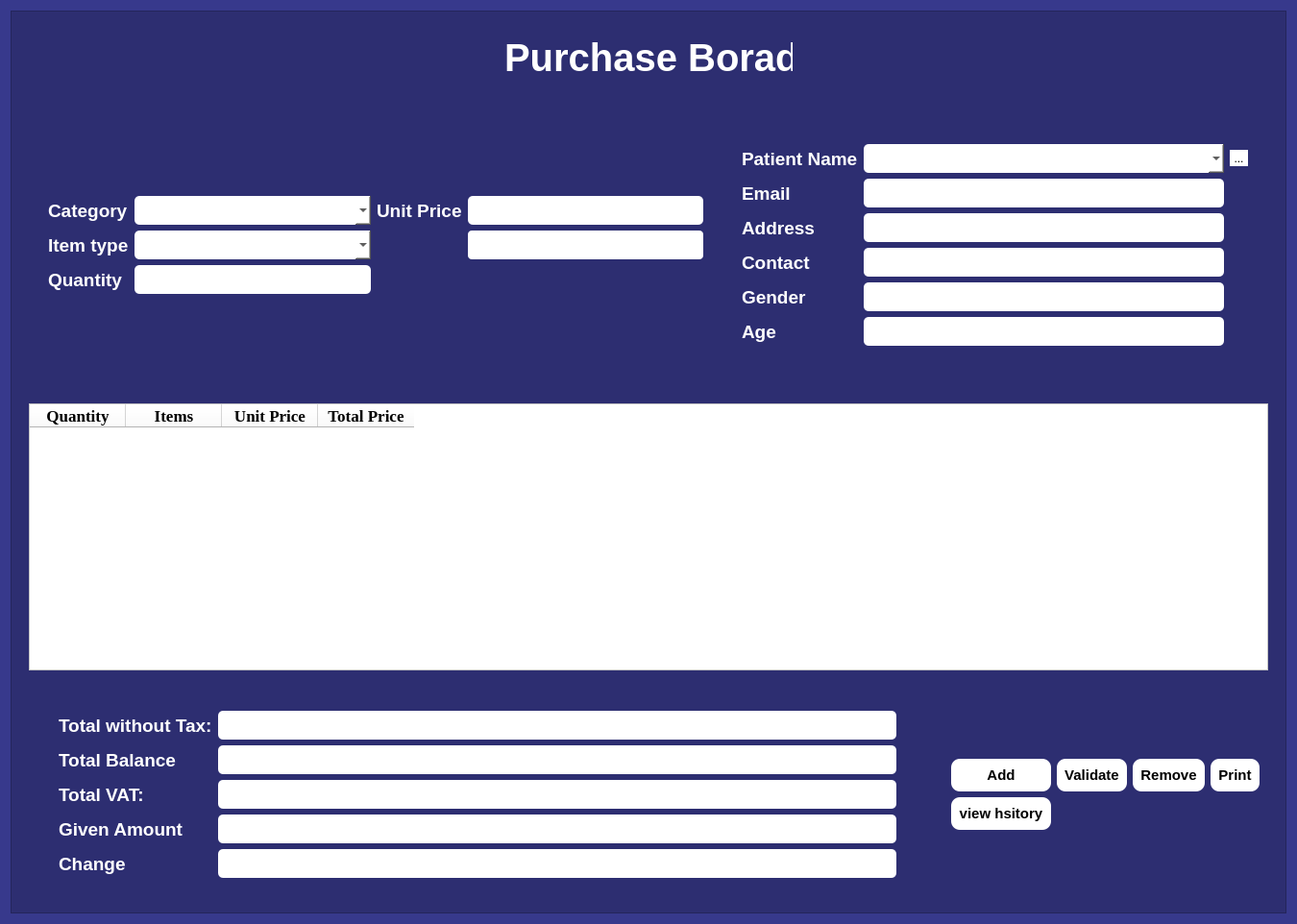
<?xml version="1.0" encoding="UTF-8"?>
<ui version="4.0">
 <class>Form</class>
 <widget class="QWidget" name="Form">
  <property name="geometry">
   <rect>
    <x>0</x>
    <y>0</y>
    <width>1349</width>
    <height>962</height>
   </rect>
  </property>
  <property name="windowTitle">
   <string>Form</string>
  </property>
  <property name="styleSheet">
   <string notr="true">#Form, #frame_2 ,#frame_3, #frame_4, #frame_6, #frame_7, #frame, #frame_5, #frame_8{
/*background-color: rgb(88, 162, 157);*/
background-color: rgba(44, 47, 134, 200);
color: rgb(255, 255, 255);
}

QWidget{
background-color: rgb(88, 162, 157);
}

QFrame{
color: rgb(255, 255, 255);
}

QLineEdit, QComboBox{
color: black;
}

QTableWidget{
	color: rgb(0, 0, 0);
	background-color: rgb(255, 255, 255);
}

QLineEdit, QComboBox, #toolButton{
	background-color: rgb(255, 255, 255);
}
#toolButton{
	color: rgb(0, 0, 0);
}</string>
  </property>
  <layout class="QVBoxLayout" name="verticalLayout_2">
   <item>
    <widget class="QFrame" name="frame">
     <property name="styleSheet">
      <string notr="true">background-color: rgba(0, 0, 0, 50);</string>
     </property>
     <property name="frameShape">
      <enum>QFrame::StyledPanel</enum>
     </property>
     <property name="frameShadow">
      <enum>QFrame::Raised</enum>
     </property>
     <layout class="QVBoxLayout" name="verticalLayout_4">
      <item>
       <widget class="QFrame" name="frame_2">
        <property name="minimumSize">
         <size>
          <width>1308</width>
          <height>0</height>
         </size>
        </property>
        <property name="font">
         <font>
          <pointsize>14</pointsize>
         </font>
        </property>
        <property name="styleSheet">
         <string notr="true">background-color: none;
border: none;</string>
        </property>
        <property name="frameShape">
         <enum>QFrame::StyledPanel</enum>
        </property>
        <property name="frameShadow">
         <enum>QFrame::Raised</enum>
        </property>
        <layout class="QHBoxLayout" name="horizontalLayout">
         <item alignment="Qt::AlignHCenter">
          <widget class="QLabel" name="label_6">
           <property name="minimumSize">
            <size>
             <width>60</width>
             <height>60</height>
            </size>
           </property>
           <property name="maximumSize">
            <size>
             <width>60</width>
             <height>60</height>
            </size>
           </property>
           <property name="styleSheet">
            <string notr="true"/>
           </property>
           <property name="text">
            <string/>
           </property>
           <property name="pixmap">
            <pixmap resource="../../static.qrc">:/logo/images/9827180.png</pixmap>
           </property>
           <property name="scaledContents">
            <bool>true</bool>
           </property>
          </widget>
         </item>
         <item alignment="Qt::AlignHCenter">
          <widget class="QLabel" name="label">
           <property name="minimumSize">
            <size>
             <width>234</width>
             <height>0</height>
            </size>
           </property>
           <property name="maximumSize">
            <size>
             <width>300</width>
             <height>16777215</height>
            </size>
           </property>
           <property name="font">
            <font>
             <pointsize>30</pointsize>
             <bold>true</bold>
            </font>
           </property>
           <property name="text">
            <string>Purchase Borad</string>
           </property>
          </widget>
         </item>
         <item alignment="Qt::AlignHCenter">
          <widget class="QLabel" name="label_2">
           <property name="minimumSize">
            <size>
             <width>60</width>
             <height>60</height>
            </size>
           </property>
           <property name="maximumSize">
            <size>
             <width>60</width>
             <height>60</height>
            </size>
           </property>
           <property name="styleSheet">
            <string notr="true"/>
           </property>
           <property name="text">
            <string/>
           </property>
           <property name="pixmap">
            <pixmap resource="../../static.qrc">:/logo/images/9827180.png</pixmap>
           </property>
           <property name="scaledContents">
            <bool>true</bool>
           </property>
          </widget>
         </item>
        </layout>
       </widget>
      </item>
      <item>
       <widget class="QFrame" name="frame_3">
        <property name="minimumSize">
         <size>
          <width>1200</width>
          <height>300</height>
         </size>
        </property>
        <property name="maximumSize">
         <size>
          <width>2000</width>
          <height>300</height>
         </size>
        </property>
        <property name="styleSheet">
         <string notr="true">background-color: none;
border: none;</string>
        </property>
        <property name="frameShape">
         <enum>QFrame::StyledPanel</enum>
        </property>
        <property name="frameShadow">
         <enum>QFrame::Raised</enum>
        </property>
        <layout class="QGridLayout" name="gridLayout_5">
         <item row="0" column="0">
          <widget class="QFrame" name="frame_4">
           <property name="minimumSize">
            <size>
             <width>700</width>
             <height>0</height>
            </size>
           </property>
           <property name="maximumSize">
            <size>
             <width>700</width>
             <height>16777215</height>
            </size>
           </property>
           <property name="styleSheet">
            <string notr="true">QLineEdit{
	border-radius: 4px;
	height: 20px;
	padding: 5px;

}

QComboBox{
	border-radius: 4px;
	height: 20px;
	padding: 5px;

}

#frame_4{
background-color: none;
border: none;

}</string>
           </property>
           <property name="frameShape">
            <enum>QFrame::StyledPanel</enum>
           </property>
           <property name="frameShadow">
            <enum>QFrame::Raised</enum>
           </property>
           <layout class="QGridLayout" name="gridLayout_7">
            <item row="0" column="0">
             <layout class="QGridLayout" name="gridLayout">
              <item row="0" column="0">
               <widget class="QLabel" name="label_3">
                <property name="font">
                 <font>
                  <pointsize>14</pointsize>
                  <bold>true</bold>
                 </font>
                </property>
                <property name="text">
                 <string>Category</string>
                </property>
               </widget>
              </item>
              <item row="0" column="1">
               <widget class="QComboBox" name="category">
                <property name="font">
                 <font>
                  <family>Manrope</family>
                  <pointsize>11</pointsize>
                  <italic>false</italic>
                  <bold>false</bold>
                 </font>
                </property>
                <property name="styleSheet">
                 <string notr="true">QComboBox{
	background-color: rgb(255, 255, 255);
	border-radius: 5px;
	padding: 5px;
	color: rgb(0, 0, 0);
	font: 11pt &quot;Manrope&quot;;
}

QComboBox::hover{
	background-color: rgb(255, 255, 255);
}</string>
                </property>
               </widget>
              </item>
              <item row="2" column="0">
               <widget class="QLabel" name="label_5">
                <property name="font">
                 <font>
                  <pointsize>14</pointsize>
                  <bold>true</bold>
                 </font>
                </property>
                <property name="text">
                 <string>Quantity</string>
                </property>
               </widget>
              </item>
              <item row="2" column="1">
               <widget class="QLineEdit" name="quantity">
                <property name="font">
                 <font>
                  <family>Manrope</family>
                  <pointsize>11</pointsize>
                  <italic>false</italic>
                  <bold>false</bold>
                 </font>
                </property>
                <property name="styleSheet">
                 <string notr="true">QLineEdit{
	background-color: rgb(255, 255, 255);
	border-radius: 5px;
	padding: 5px;
	color: rgb(0, 0, 0);
	font: 11pt &quot;Manrope&quot;;
}</string>
                </property>
               </widget>
              </item>
              <item row="0" column="2">
               <widget class="QLabel" name="label_7">
                <property name="font">
                 <font>
                  <pointsize>14</pointsize>
                  <bold>true</bold>
                 </font>
                </property>
                <property name="text">
                 <string>Unit Price</string>
                </property>
               </widget>
              </item>
              <item row="1" column="1">
               <widget class="QComboBox" name="item_types">
                <property name="font">
                 <font>
                  <family>Manrope</family>
                  <pointsize>11</pointsize>
                  <italic>false</italic>
                  <bold>false</bold>
                 </font>
                </property>
                <property name="styleSheet">
                 <string notr="true">QComboBox{
	background-color: rgb(255, 255, 255);
	border-radius: 5px;
	padding: 5px;
	color: rgb(0, 0, 0);
	font: 11pt &quot;Manrope&quot;;
}

QComboBox::hover{
	background-color: rgb(255, 255, 255);
}</string>
                </property>
               </widget>
              </item>
              <item row="1" column="0">
               <widget class="QLabel" name="label_4">
                <property name="font">
                 <font>
                  <pointsize>14</pointsize>
                  <bold>true</bold>
                 </font>
                </property>
                <property name="text">
                 <string>Item type</string>
                </property>
               </widget>
              </item>
              <item row="0" column="3">
               <widget class="QLineEdit" name="unit_price">
                <property name="font">
                 <font>
                  <family>Manrope</family>
                  <pointsize>11</pointsize>
                  <italic>false</italic>
                  <bold>false</bold>
                 </font>
                </property>
                <property name="styleSheet">
                 <string notr="true">QLineEdit{
	background-color: rgb(255, 255, 255);
	border-radius: 5px;
	padding: 5px;
	color: rgb(0, 0, 0);
	font: 11pt &quot;Manrope&quot;;
}</string>
                </property>
                <property name="readOnly">
                 <bool>true</bool>
                </property>
               </widget>
              </item>
              <item row="1" column="3">
               <widget class="QLabel" name="stock_level_display">
                <property name="font">
                 <font>
                  <bold>true</bold>
                 </font>
                </property>
                <property name="styleSheet">
                 <string notr="true">
	border-radius: 4px;
	height: 20px;
	padding: 5px;
background-color: rgb(255, 255, 255);
</string>
                </property>
                <property name="text">
                 <string/>
                </property>
               </widget>
              </item>
             </layout>
            </item>
           </layout>
          </widget>
         </item>
         <item row="0" column="1">
          <widget class="QFrame" name="frame_6">
           <property name="minimumSize">
            <size>
             <width>550</width>
             <height>0</height>
            </size>
           </property>
           <property name="maximumSize">
            <size>
             <width>550</width>
             <height>16777215</height>
            </size>
           </property>
           <property name="styleSheet">
            <string notr="true">QLineEdit{
	border-radius: 4px;
	height: 20px;
	padding: 5px;
background-color: none;
border: none;
}

QComboBox{
	border-radius: 4px;
	height: 20px;
	padding: 5px;
background-color: none;
border: none;
}
#frame_6{
background-color: none;
border: none;
}
QLabel{
background-color: none;
border: none;
}</string>
           </property>
           <property name="frameShape">
            <enum>QFrame::StyledPanel</enum>
           </property>
           <property name="frameShadow">
            <enum>QFrame::Raised</enum>
           </property>
           <layout class="QGridLayout" name="gridLayout_6">
            <item row="0" column="0">
             <layout class="QGridLayout" name="gridLayout_2">
              <property name="leftMargin">
               <number>5</number>
              </property>
              <property name="topMargin">
               <number>0</number>
              </property>
              <property name="horizontalSpacing">
               <number>6</number>
              </property>
              <item row="0" column="1">
               <widget class="QComboBox" name="patient_name">
                <property name="font">
                 <font>
                  <family>Manrope</family>
                  <pointsize>11</pointsize>
                  <italic>false</italic>
                  <bold>false</bold>
                 </font>
                </property>
                <property name="styleSheet">
                 <string notr="true">QComboBox{
	background-color: rgb(255, 255, 255);
	border-radius: 5px;
	padding: 5px;
	color: rgb(0, 0, 0);
	font: 11pt &quot;Manrope&quot;;
}

QComboBox::hover{
	background-color: rgb(255, 255, 255);
}</string>
                </property>
               </widget>
              </item>
              <item row="2" column="0">
               <widget class="QLabel" name="label_10">
                <property name="minimumSize">
                 <size>
                  <width>0</width>
                  <height>0</height>
                 </size>
                </property>
                <property name="font">
                 <font>
                  <pointsize>14</pointsize>
                  <bold>true</bold>
                 </font>
                </property>
                <property name="text">
                 <string>Address</string>
                </property>
               </widget>
              </item>
              <item row="3" column="1">
               <widget class="QLineEdit" name="p_contact">
                <property name="font">
                 <font>
                  <family>Manrope</family>
                  <pointsize>11</pointsize>
                  <italic>false</italic>
                  <bold>false</bold>
                 </font>
                </property>
                <property name="styleSheet">
                 <string notr="true">QLineEdit{
	background-color: rgb(255, 255, 255);
	border-radius: 5px;
	padding: 5px;
	color: rgb(0, 0, 0);
	font: 11pt &quot;Manrope&quot;;
}</string>
                </property>
                <property name="readOnly">
                 <bool>true</bool>
                </property>
               </widget>
              </item>
              <item row="1" column="1">
               <widget class="QLineEdit" name="p_email">
                <property name="font">
                 <font>
                  <family>Manrope</family>
                  <pointsize>11</pointsize>
                  <italic>false</italic>
                  <bold>false</bold>
                 </font>
                </property>
                <property name="styleSheet">
                 <string notr="true">QLineEdit{
	background-color: rgb(255, 255, 255);
	border-radius: 5px;
	padding: 5px;
	color: rgb(0, 0, 0);
	font: 11pt &quot;Manrope&quot;;
}</string>
                </property>
                <property name="readOnly">
                 <bool>true</bool>
                </property>
               </widget>
              </item>
              <item row="0" column="2">
               <widget class="QToolButton" name="toolButton">
                <property name="styleSheet">
                 <string notr="true">background-color: rgb(255, 255, 255);</string>
                </property>
                <property name="text">
                 <string>...</string>
                </property>
               </widget>
              </item>
              <item row="4" column="1">
               <widget class="QLineEdit" name="p_gender">
                <property name="font">
                 <font>
                  <family>Manrope</family>
                  <pointsize>11</pointsize>
                  <italic>false</italic>
                  <bold>false</bold>
                 </font>
                </property>
                <property name="styleSheet">
                 <string notr="true">QLineEdit{
	background-color: rgb(255, 255, 255);
	border-radius: 5px;
	padding: 5px;
	color: rgb(0, 0, 0);
	font: 11pt &quot;Manrope&quot;;
}</string>
                </property>
                <property name="readOnly">
                 <bool>true</bool>
                </property>
               </widget>
              </item>
              <item row="2" column="1">
               <widget class="QLineEdit" name="p_address">
                <property name="font">
                 <font>
                  <family>Manrope</family>
                  <pointsize>11</pointsize>
                  <italic>false</italic>
                  <bold>false</bold>
                 </font>
                </property>
                <property name="styleSheet">
                 <string notr="true">QLineEdit{
	background-color: rgb(255, 255, 255);
	border-radius: 5px;
	padding: 5px;
	color: rgb(0, 0, 0);
	font: 11pt &quot;Manrope&quot;;
}</string>
                </property>
                <property name="readOnly">
                 <bool>true</bool>
                </property>
               </widget>
              </item>
              <item row="5" column="1">
               <widget class="QLineEdit" name="p_age">
                <property name="font">
                 <font>
                  <family>Manrope</family>
                  <pointsize>11</pointsize>
                  <italic>false</italic>
                  <bold>false</bold>
                 </font>
                </property>
                <property name="styleSheet">
                 <string notr="true">QLineEdit{
	background-color: rgb(255, 255, 255);
	border-radius: 5px;
	padding: 5px;
	color: rgb(0, 0, 0);
	font: 11pt &quot;Manrope&quot;;
}</string>
                </property>
                <property name="readOnly">
                 <bool>true</bool>
                </property>
               </widget>
              </item>
              <item row="3" column="0">
               <widget class="QLabel" name="label_11">
                <property name="font">
                 <font>
                  <pointsize>14</pointsize>
                  <bold>true</bold>
                 </font>
                </property>
                <property name="text">
                 <string>Contact</string>
                </property>
               </widget>
              </item>
              <item row="1" column="0">
               <widget class="QLabel" name="label_9">
                <property name="font">
                 <font>
                  <pointsize>14</pointsize>
                  <bold>true</bold>
                 </font>
                </property>
                <property name="text">
                 <string>Email</string>
                </property>
               </widget>
              </item>
              <item row="4" column="0">
               <widget class="QLabel" name="label_12">
                <property name="font">
                 <font>
                  <pointsize>14</pointsize>
                  <bold>true</bold>
                 </font>
                </property>
                <property name="text">
                 <string>Gender</string>
                </property>
               </widget>
              </item>
              <item row="5" column="0">
               <widget class="QLabel" name="label_13">
                <property name="font">
                 <font>
                  <pointsize>14</pointsize>
                  <bold>true</bold>
                 </font>
                </property>
                <property name="text">
                 <string>Age</string>
                </property>
               </widget>
              </item>
              <item row="0" column="0">
               <widget class="QLabel" name="label_8">
                <property name="font">
                 <font>
                  <pointsize>14</pointsize>
                  <bold>true</bold>
                 </font>
                </property>
                <property name="text">
                 <string>Patient Name</string>
                </property>
               </widget>
              </item>
             </layout>
            </item>
           </layout>
          </widget>
         </item>
        </layout>
       </widget>
      </item>
      <item>
       <widget class="QFrame" name="frame_5">
        <property name="minimumSize">
         <size>
          <width>1267</width>
          <height>0</height>
         </size>
        </property>
        <property name="styleSheet">
         <string notr="true">#frame_5{
background-color: none;
border: none;
}

#tableWidget{
	background-color: rgb(255, 255, 255);
	color: rgb(0, 0, 0);
}

#tableWidget::hover{
	color: rgb(0, 0, 0);

}

#tableWidget::select{
	color: rgb(0, 0, 0);
	background-color: rgb(214, 214, 214);
}</string>
        </property>
        <property name="frameShape">
         <enum>QFrame::StyledPanel</enum>
        </property>
        <property name="frameShadow">
         <enum>QFrame::Raised</enum>
        </property>
        <layout class="QVBoxLayout" name="verticalLayout">
         <item>
          <widget class="QTableWidget" name="tableWidget">
           <property name="font">
            <font>
             <family>Segoe UI</family>
             <pointsize>9</pointsize>
             <italic>false</italic>
             <bold>true</bold>
             <kerning>false</kerning>
            </font>
           </property>
           <property name="styleSheet">
            <string notr="true">

/*QTableWidget {
color: rgb(0, 0, 0);
selection-background-color: rgb(14, 163, 255);
    border: 1px solid #444444;
    gridline-color: #555555;
	background-color: rgb(255, 255, 255);
}
QTableWidget::item {
    background-color: #282828;
    color: #FFFFFF;
}
QTableWidget::item:selected {
    background-color: #444444;
    color: #FFCC00;
}
QHeaderView::section {
    background-color: #333333;
    color: #FFFFFF;
    border: 1px solid #444444;
}
QTableWidget::item:hover {
    background-color: #555555;
}
*/

color: rgb(0, 0, 0);
background-color: rgb(255, 255, 255);
font: 700 9pt &quot;Segoe UI&quot;;</string>
           </property>
           <property name="sortingEnabled">
            <bool>true</bool>
           </property>
           <column>
            <property name="text">
             <string>Quantity</string>
            </property>
            <property name="font">
             <font>
              <family>Times New Roman</family>
              <pointsize>13</pointsize>
              <bold>true</bold>
             </font>
            </property>
            <property name="background">
             <color>
              <red>255</red>
              <green>255</green>
              <blue>255</blue>
             </color>
            </property>
           </column>
           <column>
            <property name="text">
             <string>Items</string>
            </property>
            <property name="font">
             <font>
              <family>Times New Roman</family>
              <pointsize>13</pointsize>
              <bold>true</bold>
             </font>
            </property>
            <property name="background">
             <color>
              <red>255</red>
              <green>255</green>
              <blue>255</blue>
             </color>
            </property>
           </column>
           <column>
            <property name="text">
             <string>Unit Price</string>
            </property>
            <property name="font">
             <font>
              <family>Times New Roman</family>
              <pointsize>13</pointsize>
              <bold>true</bold>
             </font>
            </property>
            <property name="background">
             <color>
              <red>255</red>
              <green>255</green>
              <blue>255</blue>
             </color>
            </property>
           </column>
           <column>
            <property name="text">
             <string>Total Price</string>
            </property>
            <property name="font">
             <font>
              <family>Times New Roman</family>
              <pointsize>13</pointsize>
              <bold>true</bold>
             </font>
            </property>
            <property name="background">
             <color>
              <red>255</red>
              <green>255</green>
              <blue>255</blue>
             </color>
            </property>
           </column>
          </widget>
         </item>
        </layout>
       </widget>
      </item>
      <item>
       <widget class="QFrame" name="frame_7">
        <property name="minimumSize">
         <size>
          <width>1291</width>
          <height>0</height>
         </size>
        </property>
        <property name="maximumSize">
         <size>
          <width>1500</width>
          <height>16777215</height>
         </size>
        </property>
        <property name="styleSheet">
         <string notr="true">QLineEdit{
	border-radius: 4px;
	height: 20px;
	padding: 5px;

}
#frame_6{
	background-color: rgb(88, 162, 157);
}
#frame_7{
background-color: none;
border: none;
}</string>
        </property>
        <property name="frameShape">
         <enum>QFrame::StyledPanel</enum>
        </property>
        <property name="frameShadow">
         <enum>QFrame::Raised</enum>
        </property>
        <layout class="QHBoxLayout" name="horizontalLayout_2">
         <item>
          <widget class="QFrame" name="frame_8">
           <property name="styleSheet">
            <string notr="true">#frame_10, #frame_9{
	background-color: rgb(88, 162, 157);
}

QLineEdit{
	background-color: rgb(255, 255, 255);
}

#frame_8{
background-color: none;
border: none;
}</string>
           </property>
           <property name="frameShape">
            <enum>QFrame::StyledPanel</enum>
           </property>
           <property name="frameShadow">
            <enum>QFrame::Raised</enum>
           </property>
           <layout class="QHBoxLayout" name="horizontalLayout_3">
            <item>
             <widget class="QFrame" name="frame_9">
              <property name="styleSheet">
               <string notr="true">background-color: none;
border: none;</string>
              </property>
              <property name="frameShape">
               <enum>QFrame::StyledPanel</enum>
              </property>
              <property name="frameShadow">
               <enum>QFrame::Raised</enum>
              </property>
              <layout class="QGridLayout" name="gridLayout_9">
               <item row="0" column="0">
                <layout class="QGridLayout" name="gridLayout_3">
                 <item row="1" column="2">
                  <widget class="QLineEdit" name="total_balance">
                   <property name="font">
                    <font>
                     <family>Manrope</family>
                     <pointsize>11</pointsize>
                     <italic>false</italic>
                     <bold>false</bold>
                    </font>
                   </property>
                   <property name="styleSheet">
                    <string notr="true">QLineEdit{
	background-color: rgb(255, 255, 255);
	border-radius: 5px;
	padding: 5px;
	color: rgb(0, 0, 0);
	font: 11pt &quot;Manrope&quot;;
}</string>
                   </property>
                   <property name="readOnly">
                    <bool>true</bool>
                   </property>
                  </widget>
                 </item>
                 <item row="1" column="0">
                  <widget class="QLabel" name="label_22">
                   <property name="text">
                    <string/>
                   </property>
                   <property name="pixmap">
                    <pixmap resource="../../static.qrc">:/logo/images/payment_history_50px.png</pixmap>
                   </property>
                   <property name="scaledContents">
                    <bool>true</bool>
                   </property>
                  </widget>
                 </item>
                 <item row="1" column="1">
                  <widget class="QLabel" name="label_21">
                   <property name="font">
                    <font>
                     <pointsize>14</pointsize>
                     <bold>true</bold>
                    </font>
                   </property>
                   <property name="text">
                    <string>Total Balance</string>
                   </property>
                  </widget>
                 </item>
                 <item row="5" column="0">
                  <widget class="QLabel" name="label_20">
                   <property name="text">
                    <string/>
                   </property>
                   <property name="pixmap">
                    <pixmap resource="../../static.qrc">:/logo/images/stack_of_money_48px.png</pixmap>
                   </property>
                   <property name="scaledContents">
                    <bool>true</bool>
                   </property>
                  </widget>
                 </item>
                 <item row="0" column="1">
                  <widget class="QLabel" name="label_14">
                   <property name="font">
                    <font>
                     <pointsize>14</pointsize>
                     <bold>true</bold>
                    </font>
                   </property>
                   <property name="text">
                    <string>Total without Tax:</string>
                   </property>
                  </widget>
                 </item>
                 <item row="0" column="2">
                  <widget class="QLineEdit" name="total_amount_without_tax">
                   <property name="font">
                    <font>
                     <family>Manrope</family>
                     <pointsize>11</pointsize>
                     <italic>false</italic>
                     <bold>false</bold>
                    </font>
                   </property>
                   <property name="styleSheet">
                    <string notr="true">QLineEdit{
	background-color: rgb(255, 255, 255);
	border-radius: 5px;
	padding: 5px;
	color: rgb(0, 0, 0);
	font: 11pt &quot;Manrope&quot;;
}</string>
                   </property>
                   <property name="readOnly">
                    <bool>true</bool>
                   </property>
                  </widget>
                 </item>
                 <item row="5" column="1">
                  <widget class="QLabel" name="label_19">
                   <property name="font">
                    <font>
                     <pointsize>14</pointsize>
                     <bold>true</bold>
                    </font>
                   </property>
                   <property name="text">
                    <string>Change</string>
                   </property>
                  </widget>
                 </item>
                 <item row="5" column="2">
                  <widget class="QLineEdit" name="change_to_give">
                   <property name="font">
                    <font>
                     <family>Manrope</family>
                     <pointsize>11</pointsize>
                     <italic>false</italic>
                     <bold>false</bold>
                    </font>
                   </property>
                   <property name="styleSheet">
                    <string notr="true">QLineEdit{
	background-color: rgb(255, 255, 255);
	border-radius: 5px;
	padding: 5px;
	color: rgb(0, 0, 0);
	font: 11pt &quot;Manrope&quot;;
}</string>
                   </property>
                   <property name="readOnly">
                    <bool>true</bool>
                   </property>
                  </widget>
                 </item>
                 <item row="3" column="1">
                  <widget class="QLabel" name="label_18">
                   <property name="font">
                    <font>
                     <pointsize>14</pointsize>
                     <bold>true</bold>
                    </font>
                   </property>
                   <property name="text">
                    <string>Total VAT:</string>
                   </property>
                  </widget>
                 </item>
                 <item row="4" column="1">
                  <widget class="QLabel" name="label_23">
                   <property name="font">
                    <font>
                     <pointsize>14</pointsize>
                     <bold>true</bold>
                    </font>
                   </property>
                   <property name="text">
                    <string>Given Amount</string>
                   </property>
                  </widget>
                 </item>
                 <item row="3" column="2">
                  <widget class="QLineEdit" name="total_VAT_on_items">
                   <property name="font">
                    <font>
                     <family>Manrope</family>
                     <pointsize>11</pointsize>
                     <italic>false</italic>
                     <bold>false</bold>
                    </font>
                   </property>
                   <property name="styleSheet">
                    <string notr="true">QLineEdit{
	background-color: rgb(255, 255, 255);
	border-radius: 5px;
	padding: 5px;
	color: rgb(0, 0, 0);
	font: 11pt &quot;Manrope&quot;;
}</string>
                   </property>
                   <property name="readOnly">
                    <bool>true</bool>
                   </property>
                  </widget>
                 </item>
                 <item row="4" column="2">
                  <widget class="QLineEdit" name="amount_given">
                   <property name="font">
                    <font>
                     <family>Manrope</family>
                     <pointsize>11</pointsize>
                     <italic>false</italic>
                     <bold>false</bold>
                    </font>
                   </property>
                   <property name="styleSheet">
                    <string notr="true">QLineEdit{
	background-color: rgb(255, 255, 255);
	border-radius: 5px;
	padding: 5px;
	color: rgb(0, 0, 0);
	font: 11pt &quot;Manrope&quot;;
}</string>
                   </property>
                  </widget>
                 </item>
                 <item row="4" column="0">
                  <widget class="QLabel" name="label_24">
                   <property name="text">
                    <string/>
                   </property>
                   <property name="pixmap">
                    <pixmap resource="../../static.qrc">:/logo/images/sales_performance_50px.png</pixmap>
                   </property>
                   <property name="scaledContents">
                    <bool>true</bool>
                   </property>
                  </widget>
                 </item>
                </layout>
               </item>
              </layout>
             </widget>
            </item>
            <item>
             <widget class="QFrame" name="frame_10">
              <property name="styleSheet">
               <string notr="true">QLineEdit{
	background-color: rgb(255, 170, 0);
}

#frame_10{
background-color: none;
border: none;
}</string>
              </property>
              <property name="frameShape">
               <enum>QFrame::StyledPanel</enum>
              </property>
              <property name="frameShadow">
               <enum>QFrame::Raised</enum>
              </property>
              <layout class="QVBoxLayout" name="verticalLayout_3">
               <property name="spacing">
                <number>2</number>
               </property>
               <property name="sizeConstraint">
                <enum>QLayout::SetDefaultConstraint</enum>
               </property>
               <property name="bottomMargin">
                <number>9</number>
               </property>
              </layout>
             </widget>
            </item>
           </layout>
          </widget>
         </item>
         <item>
          <widget class="QFrame" name="frame_11">
           <property name="styleSheet">
            <string notr="true">QPushButton{
	border-radius: 9px;
	padding: 8px;
	font-weight: 900px;
/*	background-color: rgb(0, 0, 99);*/
	background-color: rgb(255, 255, 255);
	color: black;
}

QPushButton::hover{
	background-color: rgb(179, 179, 179);
}

#frame_11{
background-color: none;
border: none;
}</string>
           </property>
           <property name="frameShape">
            <enum>QFrame::StyledPanel</enum>
           </property>
           <property name="frameShadow">
            <enum>QFrame::Raised</enum>
           </property>
           <layout class="QGridLayout" name="gridLayout_8">
            <item row="0" column="0">
             <layout class="QGridLayout" name="gridLayout_4">
              <item row="1" column="4">
               <widget class="QPushButton" name="receipt_print">
                <property name="font">
                 <font>
                  <pointsize>11</pointsize>
                  <bold>true</bold>
                 </font>
                </property>
                <property name="text">
                 <string>Print</string>
                </property>
                <property name="icon">
                 <iconset resource="../../static.qrc">
                  <normaloff>:/logo/images/print_100px.png</normaloff>:/logo/images/print_100px.png</iconset>
                </property>
                <property name="iconSize">
                 <size>
                  <width>32</width>
                  <height>32</height>
                 </size>
                </property>
               </widget>
              </item>
              <item row="1" column="2">
               <widget class="QPushButton" name="validate">
                <property name="font">
                 <font>
                  <pointsize>11</pointsize>
                  <bold>true</bold>
                 </font>
                </property>
                <property name="text">
                 <string>Validate</string>
                </property>
                <property name="icon">
                 <iconset resource="../../static.qrc">
                  <normaloff>:/logo/images/ok_50px.png</normaloff>:/logo/images/ok_50px.png</iconset>
                </property>
                <property name="iconSize">
                 <size>
                  <width>32</width>
                  <height>32</height>
                 </size>
                </property>
               </widget>
              </item>
              <item row="1" column="1">
               <widget class="QPushButton" name="add_to_cart">
                <property name="font">
                 <font>
                  <pointsize>11</pointsize>
                  <bold>true</bold>
                 </font>
                </property>
                <property name="text">
                 <string>Add</string>
                </property>
                <property name="icon">
                 <iconset resource="../../static.qrc">
                  <normaloff>:/logo/images/add_shopping_cart_48px.png</normaloff>:/logo/images/add_shopping_cart_48px.png</iconset>
                </property>
                <property name="iconSize">
                 <size>
                  <width>32</width>
                  <height>32</height>
                 </size>
                </property>
               </widget>
              </item>
              <item row="1" column="3">
               <widget class="QPushButton" name="delete_from_cart">
                <property name="font">
                 <font>
                  <pointsize>11</pointsize>
                  <bold>true</bold>
                 </font>
                </property>
                <property name="text">
                 <string>Remove</string>
                </property>
                <property name="icon">
                 <iconset resource="../../static.qrc">
                  <normaloff>:/logo/images/delete_100px.png</normaloff>:/logo/images/delete_100px.png</iconset>
                </property>
                <property name="iconSize">
                 <size>
                  <width>32</width>
                  <height>32</height>
                 </size>
                </property>
               </widget>
              </item>
              <item row="2" column="1">
               <widget class="QPushButton" name="payment_history_button">
                <property name="font">
                 <font>
                  <pointsize>11</pointsize>
                  <bold>true</bold>
                 </font>
                </property>
                <property name="text">
                 <string>view hsitory</string>
                </property>
                <property name="icon">
                 <iconset resource="../../static.qrc">
                  <normaloff>:/logo/images/1268366.png</normaloff>:/logo/images/1268366.png</iconset>
                </property>
                <property name="iconSize">
                 <size>
                  <width>32</width>
                  <height>32</height>
                 </size>
                </property>
               </widget>
              </item>
             </layout>
            </item>
           </layout>
          </widget>
         </item>
        </layout>
       </widget>
      </item>
     </layout>
    </widget>
   </item>
  </layout>
 </widget>
 <resources>
  <include location="../../static.qrc"/>
  <include location="../../static.qrc"/>
  <include location="../../../../.designer/static.qrc"/>
  <include location="C:/Users/falco/static.qrc"/>
 </resources>
 <connections/>
</ui>
